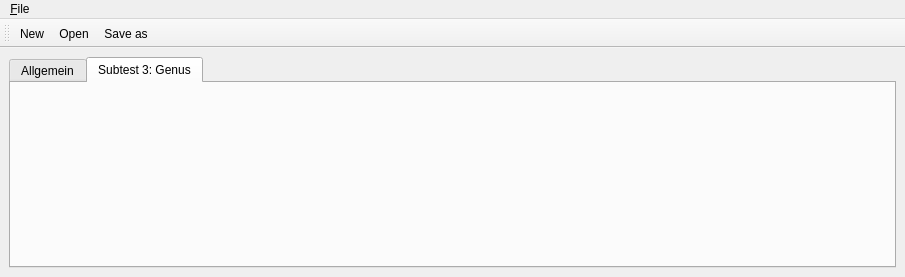
<?xml version="1.0" encoding="UTF-8"?>
<ui version="4.0">
 <class>MainWindow</class>
 <widget class="QMainWindow" name="MainWindow">
  <property name="geometry">
   <rect>
    <x>0</x>
    <y>0</y>
    <width>905</width>
    <height>277</height>
   </rect>
  </property>
  <property name="windowTitle">
   <string>LogoTest</string>
  </property>
  <widget class="QWidget" name="centralwidget">
   <layout class="QVBoxLayout" name="verticalLayout">
    <item>
     <widget class="QTabWidget" name="tabWidget">
      <property name="currentIndex">
       <number>1</number>
      </property>
      <widget class="QWidget" name="MetaDataTab">
       <attribute name="title">
        <string>Allgemein</string>
       </attribute>
       <layout class="QVBoxLayout" name="verticalLayout_2">
        <item>
         <widget class="MetaDataWidget" name="metaDataWidget" native="true"/>
        </item>
       </layout>
      </widget>
      <widget class="QWidget" name="GenusTab">
       <attribute name="title">
        <string>Subtest 3: Genus</string>
       </attribute>
       <layout class="QVBoxLayout" name="verticalLayout_3">
        <item>
         <widget class="GenusWidget" name="genusWidget" native="true"/>
        </item>
       </layout>
      </widget>
     </widget>
    </item>
   </layout>
  </widget>
  <widget class="QMenuBar" name="menubar">
   <property name="geometry">
    <rect>
     <x>0</x>
     <y>0</y>
     <width>905</width>
     <height>17</height>
    </rect>
   </property>
   <widget class="QMenu" name="menuFile">
    <property name="title">
     <string>&amp;File</string>
    </property>
    <addaction name="actionNew"/>
    <addaction name="actionOpen"/>
    <addaction name="actionSave_as"/>
    <addaction name="separator"/>
    <addaction name="actionQuit"/>
   </widget>
   <addaction name="menuFile"/>
  </widget>
  <widget class="QToolBar" name="toolBar">
   <property name="windowTitle">
    <string>toolBar</string>
   </property>
   <attribute name="toolBarArea">
    <enum>TopToolBarArea</enum>
   </attribute>
   <attribute name="toolBarBreak">
    <bool>false</bool>
   </attribute>
   <addaction name="actionNew"/>
   <addaction name="actionOpen"/>
   <addaction name="actionSave_as"/>
  </widget>
  <action name="actionSave_as">
   <property name="icon">
    <iconset resource="mainwindow.qrc">
     <normaloff>:/images/document-save-as.png</normaloff>:/images/document-save-as.png</iconset>
   </property>
   <property name="text">
    <string>Save as...</string>
   </property>
   <property name="toolTip">
    <string>Save as...</string>
   </property>
   <property name="shortcut">
    <string>Ctrl+S</string>
   </property>
  </action>
  <action name="actionOpen">
   <property name="icon">
    <iconset resource="mainwindow.qrc">
     <normaloff>:/images/document-open.png</normaloff>:/images/document-open.png</iconset>
   </property>
   <property name="text">
    <string>Open</string>
   </property>
   <property name="shortcut">
    <string>Ctrl+O</string>
   </property>
  </action>
  <action name="actionNew">
   <property name="icon">
    <iconset resource="mainwindow.qrc">
     <normaloff>:/images/document-new.png</normaloff>:/images/document-new.png</iconset>
   </property>
   <property name="text">
    <string>New</string>
   </property>
   <property name="shortcut">
    <string>Ctrl+N</string>
   </property>
  </action>
  <action name="actionQuit">
   <property name="text">
    <string>Quit</string>
   </property>
   <property name="shortcut">
    <string>Ctrl+Q</string>
   </property>
  </action>
 </widget>
 <customwidgets>
  <customwidget>
   <class>MetaDataWidget</class>
   <extends>QWidget</extends>
   <header>MetaData/MetaDataWidget.h</header>
   <container>1</container>
  </customwidget>
  <customwidget>
   <class>GenusWidget</class>
   <extends>QWidget</extends>
   <header>Genus/GenusWidget.h</header>
   <container>1</container>
  </customwidget>
 </customwidgets>
 <resources>
  <include location="mainwindow.qrc"/>
 </resources>
 <connections>
  <connection>
   <sender>actionQuit</sender>
   <signal>triggered()</signal>
   <receiver>MainWindow</receiver>
   <slot>close()</slot>
   <hints>
    <hint type="sourcelabel">
     <x>-1</x>
     <y>-1</y>
    </hint>
    <hint type="destinationlabel">
     <x>399</x>
     <y>177</y>
    </hint>
   </hints>
  </connection>
 </connections>
</ui>
